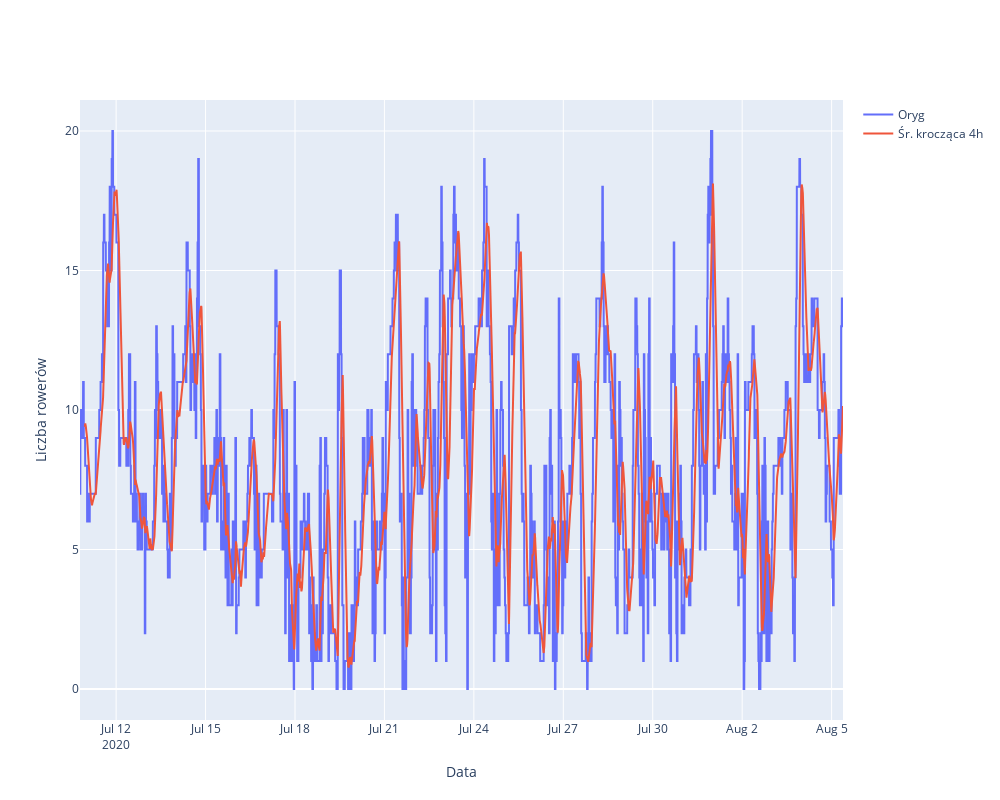

The notebook cell saved with this chart:
### Markdown cell above
## Wykres dostępności rowerów oraz średnia krocząca 4-godzinowa

### Code cell
trace0 = go.Scatter(
   x = df_probe.ts,
   y = df_probe.qnty,
   name='Oryg'
)

trace1 = go.Scatter(
   x = df_probe.ts,
   y = df_probe.qnty.rolling(48).mean(),
   name='Śr. krocząca 4h'
)

data = [trace0, trace1]
layout = go.Layout(title = "", xaxis = {'title':'Data'}, yaxis = {'title':'Liczba rowerów'}, width=1000, height=800)
fig = go.Figure(data = data, layout = layout)
iplot(fig)

### Figure 1 — Plotly figure (JSON) as saved in the notebook; plotly's stock layout.template omitted (floating-point values rounded to 4 significant figures; data arrays with more than 128 entries replaced by an {"elided": "..."} marker saying what was removed)
{"data": [{"name": "Oryg", "type": "scatter", "x": {"elided": "7367 str values"}, "y": {"elided": "7367 int values"}}, {"name": "Śr. krocząca 4h", "type": "scatter", "x": {"elided": "7367 str values"}, "y": {"elided": "7367 float values"}}], "layout": {"height": 800, "title": {"text": ""}, "width": 1000, "xaxis": {"title": {"text": "Data"}}, "yaxis": {"title": {"text": "Liczba rowerów"}}}}
